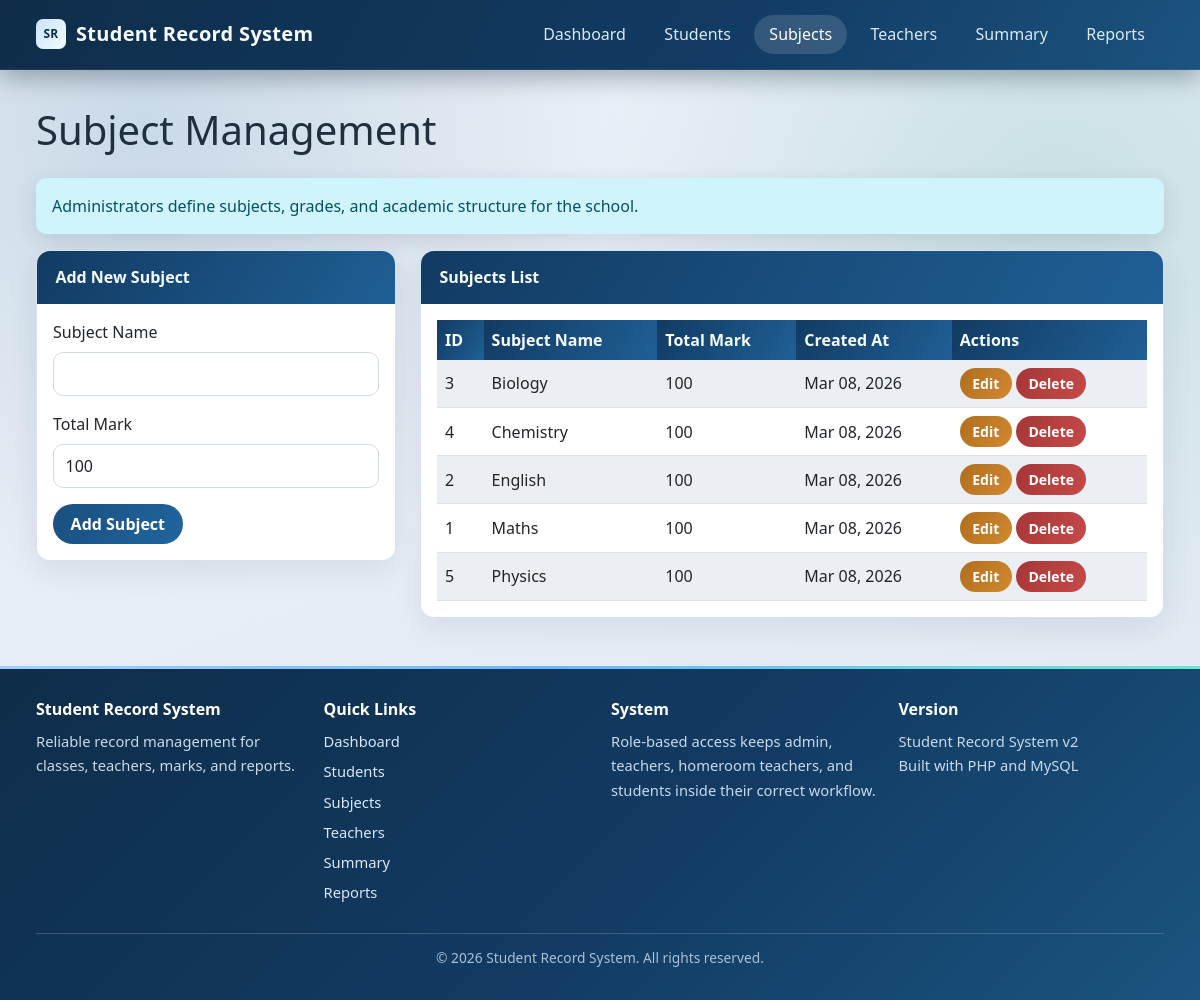
Page /pages/subjects.php (signed in) on the committed database.
### tables this page shows
CREATE TABLE IF NOT EXISTS subjects (
    subject_id INT AUTO_INCREMENT PRIMARY KEY,
    subject_name VARCHAR(100) NOT NULL,
    total_mark INT NOT NULL DEFAULT 100,
    created_at TIMESTAMP DEFAULT CURRENT_TIMESTAMP
);

### auth/auth_helper.php (called while the page is built, shortened)
<?php
function hasRole($role) {
    return isset($_SESSION['role']) && $_SESSION['role'] === $role;
}
function isAdmin() {
    return hasRole('admin');
}
function isTeacher() {
    return hasRole('teacher');
}
function isStudent() {
    return hasRole('student');
}
function canViewStudentDirectory() {
    return isAdmin() || isTeacher();
}
function canAccessStudentRecords() {
    return canViewStudentDirectory();
}
function canViewSubjects() {
    return isAdmin() || isTeacher();
}
function canAccessSubjects() {
    return canViewSubjects();
}
function canManageSubjects() {
    return isAdmin();
}
function canManageTeachers() {
    return isAdmin();
}
function canViewOwnAcademicRecords() {
    return isStudent();
}
function canGenerateSchoolReports() {
    return isAdmin();
}
function canCompileFinalResults() {
    return isAdmin() || isHomeroomTeacher();
}
function canGenerateStudentReports() {
    return canGenerateSchoolReports() || isHomeroomTeacher();
}
function canViewStudentReports() {
    return canGenerateStudentReports() || canViewOwnAcademicRecords();
}
function canAccessSummary() {
    return canCompileFinalResults();
}
function getCsrfToken() {
    return $_SESSION['csrf_token'];
}
?>

### pages/subjects.php (the view, shortened to what this page needs)
<?php
require_once '../auth/auth_helper.php';
$db = new Database();
$conn = $db->getConnection();
$is_admin = canManageSubjects();
$is_teacher = hasRole('teacher');
$session_teacher_id = $is_teacher ? (int)($_SESSION['teacher_id'] ?? 0) : 0;
$edit_subject = null;
if ($is_admin) {
    $subjects = $conn->query('SELECT * FROM subjects ORDER BY subject_name');
} else {
    $subjects = $conn->query("SELECT s.*
                              FROM subjects s
                              INNER JOIN teacher_subjects ts ON ts.subject_id = s.subject_id
                              WHERE ts.teacher_id = $session_teacher_id
                              ORDER BY s.subject_name");
}
$page_title = $is_admin ? 'Subject Management' : (isHomeroomTeacher() ? 'Homeroom Subject Assignments' : 'My Subject Assignments');
$info_message = $is_admin
    ? 'Administrators define subjects, grades, and academic structure for the school.'
    : 'You can review only the subjects assigned to your teacher account. Only admin can add, update, or delete subject definitions.';
$csrf_token = urlencode(getCsrfToken());
?>
<!DOCTYPE html>
<html lang="en">
<head>
    <link href="https://cdn.jsdelivr.net/npm/bootstrap@5.3.0/dist/css/bootstrap.min.css" rel="stylesheet">
    <link href="../assets/style.css" rel="stylesheet">
</head>
<body>
    <nav class="navbar navbar-expand-lg navbar-dark bg-dark">
        <div class="container">
            <a class="navbar-brand" href="../index.php">Student Record System</a>
            <div class="collapse navbar-collapse" id="navbarNav">
                <ul class="navbar-nav ms-auto">
                    <li class="nav-item">
                        <a class="nav-link" href="../index.php">Dashboard</a>
                    </li>
                    <?php if (canAccessStudentRecords()): ?>
                    <li class="nav-item">
                        <a class="nav-link" href="students.php">Students</a>
                    </li>
                    <?php endif; ?>
                    <li class="nav-item">
                        <a class="nav-link active" href="subjects.php">Subjects</a>
                    </li>
                    <?php if (hasRole('admin')): ?>
                    <li class="nav-item">
                        <a class="nav-link" href="teachers.php">Teachers</a>
                    </li>
                    <?php endif; ?>
                    <?php if (canAccessSummary()): ?>
                    <li class="nav-item">
                        <a class="nav-link" href="summary.php">Summary</a>
                    </li>
                    <?php endif; ?>
                    <?php if (canViewStudentReports()): ?>
                    <li class="nav-item">
                        <a class="nav-link" href="report.php">Reports</a>
                    </li>
                    <?php endif; ?>
                </ul>
            </div>
        </div>
    </nav>
    <div class="container mt-4">
        <div class="row">
            <div class="col-12">
                <h1 class="mb-4"><?php echo htmlspecialchars($page_title, ENT_QUOTES, 'UTF-8'); ?></h1>
            </div>
        </div>
        <?php if ($info_message): ?>
            <div class="alert alert-info" role="alert">
                <?php echo htmlspecialchars($info_message, ENT_QUOTES, 'UTF-8'); ?>
            </div>
        <?php endif; ?>
        <div class="row">
            <?php if ($is_admin): ?>
            <div class="col-md-4">
                <div class="card">
                    <div class="card-header">
                        <?php echo $edit_subject ? 'Edit Subject' : 'Add New Subject'; ?>
                    </div>
                    <div class="card-body">
                        <form method="POST">
                            <div class="mb-3">
                                <label for="subject_name" class="form-label">Subject Name</label>
                                <input type="text" class="form-control" id="subject_name" name="subject_name"
                                       value="<?php echo $edit_subject ? htmlspecialchars($edit_subject['subject_name'], ENT_QUOTES, 'UTF-8') : ''; ?>" required>
                            </div>
                            <div class="mb-3">
                                <label for="total_mark" class="form-label">Total Mark</label>
                                <input type="number" class="form-control" id="total_mark" name="total_mark"
                                       value="<?php echo $edit_subject ? (int)$edit_subject['total_mark'] : 100; ?>"
                                       min="1" max="100" required>
                            </div>
                            <button type="submit" class="btn btn-primary" name="<?php echo $edit_subject ? 'edit_subject' : 'add_subject'; ?>">
                                <?php echo $edit_subject ? 'Update Subject' : 'Add Subject'; ?>
                            </button>
                        </form>
                    </div>
                </div>
            </div>
            <?php endif; ?>
            <div class="<?php echo $is_admin ? 'col-md-8' : 'col-12'; ?>">
                <div class="card">
                    <div class="card-header">
                        <?php echo $is_admin ? 'Subjects List' : 'Assigned Subjects'; ?>
                    </div>
                    <div class="card-body">
                        <div class="table-responsive">
                            <table class="table table-striped">
                                <thead>
                                    <tr>
                                        <th>ID</th>
                                        <th>Subject Name</th>
                                        <th>Total Mark</th>
                                        <th>Created At</th>
                                        <?php if ($is_admin): ?>
                                        <th>Actions</th>
                                        <?php endif; ?>
                                    </tr>
                                </thead>
                                <tbody>
                                    <?php if ($subjects && $subjects->num_rows > 0): ?>
                                        <?php while ($subject = $subjects->fetch_assoc()): ?>
                                            <tr>
                                                <td><?php echo (int)$subject['subject_id']; ?></td>
                                                <td><?php echo htmlspecialchars($subject['subject_name'], ENT_QUOTES, 'UTF-8'); ?></td>
                                                <td><?php echo (int)$subject['total_mark']; ?></td>
                                                <td><?php echo date('M d, Y', strtotime($subject['created_at'])); ?></td>
                                                <?php if ($is_admin): ?>
                                                <td>
                                                    <a href="subjects.php?edit=<?php echo (int)$subject['subject_id']; ?>"
                                                       class="btn btn-sm btn-warning">Edit</a>
                                                    <a href="subjects.php?delete=<?php echo (int)$subject['subject_id']; ?>&csrf_token=<?php echo $csrf_token; ?>"
                                                       class="btn btn-sm btn-danger"
                                                       onclick="return confirm('Are you sure you want to delete this subject? This will also delete all related marks.')">Delete</a>
                                                </td>
                                                <?php endif; ?>
                                            </tr>
                                        <?php endwhile; ?>
                                    <?php endif; ?>
                                </tbody>
                            </table>
                        </div>
                    </div>
                </div>
            </div>
        </div>
    </div>
    <?php
    $footer_base_path = '../';
    include __DIR__ . '/../includes/footer.php';
    ?>
</body>
</html>

### includes/footer.php (shortened to what this page needs)
<?php
$footer_base_path = rtrim((string)$footer_base_path, '/');
if ($footer_base_path !== '') {
    $footer_base_path .= '/';
}
?>
<footer class="footer">
    <div class="container">
        <div class="footer-content">
            <div class="footer-section">
                <h4>Student Record System</h4>
                <p>Reliable record management for classes, teachers, marks, and reports.</p>
            </div>
            <div class="footer-section">
                <h4>Quick Links</h4>
                <ul>
                    <li><a href="<?php echo htmlspecialchars($footer_base_path . 'index.php', ENT_QUOTES, 'UTF-8'); ?>">Dashboard</a></li>
                    <?php if (function_exists('canViewStudentDirectory') && canViewStudentDirectory()): ?>
                    <li><a href="<?php echo htmlspecialchars($footer_base_path . 'pages/students.php', ENT_QUOTES, 'UTF-8'); ?>">Students</a></li>
                    <?php endif; ?>
                    <?php if (function_exists('canAccessSubjects') && canAccessSubjects()): ?>
                    <li><a href="<?php echo htmlspecialchars($footer_base_path . 'pages/subjects.php', ENT_QUOTES, 'UTF-8'); ?>">Subjects</a></li>
                    <?php endif; ?>
                    <?php if (function_exists('canManageTeachers') && canManageTeachers()): ?>
                    <li><a href="<?php echo htmlspecialchars($footer_base_path . 'pages/teachers.php', ENT_QUOTES, 'UTF-8'); ?>">Teachers</a></li>
                    <?php endif; ?>
                    <?php if (function_exists('canAccessSummary') && canAccessSummary()): ?>
                    <li><a href="<?php echo htmlspecialchars($footer_base_path . 'pages/summary.php', ENT_QUOTES, 'UTF-8'); ?>">Summary</a></li>
                    <?php endif; ?>
                    <?php if (function_exists('canViewStudentReports') && canViewStudentReports()): ?>
                    <li><a href="<?php echo htmlspecialchars($footer_base_path . 'pages/report.php', ENT_QUOTES, 'UTF-8'); ?>">Reports</a></li>
                    <?php endif; ?>
                </ul>
            </div>
            <div class="footer-section">
                <h4>System</h4>
                <p>Role-based access keeps admin, teachers, homeroom teachers, and students inside their correct workflow.</p>
            </div>
            <div class="footer-section">
                <h4>Version</h4>
                <p>Student Record System v2<br>Built with PHP and MySQL</p>
            </div>
        </div>
        <div class="footer-bottom">
            <p>&copy; <?php echo date('Y'); ?> Student Record System. All rights reserved.</p>
        </div>
    </div>
</footer>

### assets/style.css (style rules this page uses)
:root { --bg-start: #ecf2f8; --bg-end: #dfe8f2; --surface: #ffffff; --surface-muted: #f4f7fb; --border: #d7e1ec; --text: #1f2f3d; --text-muted: #5f7082; --primary: #123b63; --primary-2: #1f5f95; --accent: #1c8f7a; --danger: #c13939; --success: #158a55; --shadow-soft: 0 10px 30px rgba(16, 40, 66, 0.08); --shadow-strong: 0 16px 40px rgba(16, 40, 66, 0.16); --app-shell-max-width: min(1720px, calc(100vw - 24px)); --app-shell-padding: clamp(1rem, 2vw, 2rem); }
* { margin: 0; padding: 0; box-sizing: border-box; }
html, body { min-height: 100%; }
body { font-family: "Segoe UI", Tahoma, Geneva, Verdana, sans-serif; color: var(--text); padding-top: 82px; background: radial-gradient(circle at 12% 12%, rgba(31, 95, 149, 0.16), transparent 35%), radial-gradient(circle at 88% 20%, rgba(28, 143, 122, 0.15), transparent 35%), linear-gradient(160deg, var(--bg-start) 0%, var(--bg-end) 100%); background-attachment: fixed; }
.container { position: relative; z-index: 1; max-width: var(--app-shell-max-width); padding-left: var(--app-shell-padding); padding-right: var(--app-shell-padding); }
.navbar { position: fixed; top: 0; left: 0; right: 0; z-index: 1000; padding: 0.9rem 0; background: linear-gradient(120deg, #0f2d49 0%, #123b63 60%, #1b537f 100%) !important; box-shadow: 0 8px 24px rgba(8, 24, 38, 0.32); border-bottom: 1px solid rgba(255, 255, 255, 0.08); }
.navbar-brand { display: flex; align-items: center; gap: 10px; font-weight: 700; font-size: 1.25rem; color: #f6fbff !important; letter-spacing: 0.3px; }
.navbar-brand::before { content: "SR"; display: inline-flex; align-items: center; justify-content: center; width: 30px; height: 30px; border-radius: 7px; font-size: 0.75rem; font-weight: 800; color: #0f2d49; background: linear-gradient(130deg, #c9e4ff 0%, #f3fbff 100%); }
.navbar-nav .nav-link { margin: 0 4px; border-radius: 999px; padding: 0.45rem 0.95rem !important; color: #d9e9f8 !important; font-weight: 500; transition: all 0.2s ease; }
.navbar-nav .nav-link:hover, .navbar-nav .nav-link.active { color: #ffffff !important; background: rgba(255, 255, 255, 0.14); }
.footer { margin-top: 48px; padding: 34px 0 16px; color: #dce7f3; background: linear-gradient(135deg, #0f2d49 0%, #123b63 55%, #1a547f 100%); position: relative; }
.footer::before { content: ""; position: absolute; top: 0; left: 0; right: 0; height: 3px; background: linear-gradient(90deg, #9fd0ff 0%, #6cb6ff 45%, #6ae6d0 100%); }
.footer-content { display: grid; grid-template-columns: repeat(auto-fit, minmax(210px, 1fr)); gap: 22px; margin-bottom: 22px; }
.footer-section h4 { color: #ffffff; margin-bottom: 10px; font-size: 1rem; font-weight: 600; }
.footer-section p, .footer-section ul { color: #c8d9ea; font-size: 0.92rem; line-height: 1.65; margin: 0; }
.footer-section ul { list-style: none; padding-left: 0; }
.footer-section ul li { margin-bottom: 6px; }
.footer-section ul li a { color: #d8e8f8; text-decoration: none; }
.footer-bottom { padding-top: 14px; border-top: 1px solid rgba(214, 231, 247, 0.2); text-align: center; color: #a8c0d8; font-size: 0.86rem; }
.card { border: 1px solid var(--border); border-radius: 14px; background: var(--surface); box-shadow: var(--shadow-soft); overflow: hidden; }
.card-header { border: 0; padding: 0.9rem 1.15rem; font-weight: 600; color: #f4fbff; background: linear-gradient(120deg, var(--primary) 0%, var(--primary-2) 100%); }
.card-body { background: var(--surface); }
.btn { border-radius: 999px; padding: 0.52rem 1.1rem; font-weight: 600; border: none; }
.btn-sm { padding: 0.32rem 0.78rem; }
.btn-primary { color: #fff; background: linear-gradient(120deg, #1a4f80 0%, #1f659d 100%); }
.btn-warning { color: #fff; background: linear-gradient(120deg, #b06e1e 0%, #d0892f 100%); }
.btn-danger { color: #fff; background: linear-gradient(120deg, #a63636 0%, #c64a4a 100%); }
.table { margin-bottom: 0; }
.table th { border: 0; color: #f5fbff; background: linear-gradient(120deg, var(--primary) 0%, var(--primary-2) 100%); }
.table td { vertical-align: middle; }
.table-striped > tbody > tr:nth-of-type(odd) > * { background-color: #f8fbff; }
.form-control, .form-select { border: 1px solid #cfd9e4; border-radius: 10px; padding: 0.56rem 0.72rem; }
.alert { border: 0; border-radius: 10px; box-shadow: 0 6px 20px rgba(16, 40, 66, 0.12); }

### rows in the picture
subjects: subject_id "3", subject_name "Biology", total_mark "100", created_at "Mar 08, 2026"
subjects: subject_id "4", subject_name "Chemistry", total_mark "100", created_at "Mar 08, 2026"
subjects: subject_id "2", subject_name "English", total_mark "100", created_at "Mar 08, 2026"
subjects: subject_id "1", subject_name "Maths", total_mark "100", created_at "Mar 08, 2026"
subjects: subject_id "5", subject_name "Physics", total_mark "100", created_at "Mar 08, 2026"

### other values in the picture
$page_title "Subject Management"
$info_message "Administrators define subjects, grades, and academic structure for the school."
